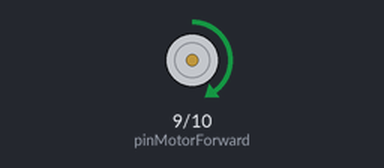
A sketch run on a simulated Arduino Uno, built with avr-gcc and run on an emulated ATmega328P. Shown: motor-driver pin pairs drawn as motors (green arrow = first pin HIGH = forward, orange = second pin HIGH = backward, longer = more drive, scaled by the enable pin). What the sketch prints to the serial monitor is not drawn.

Above: at 0.1 s.
At 22.1 s:
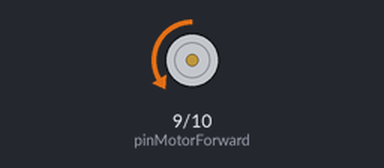
At 32.1 s:
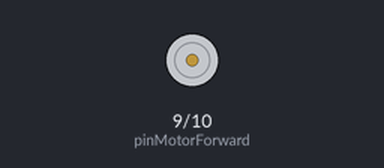
Timing chart, 0 to 35.6 s (numbered marks = the images above):
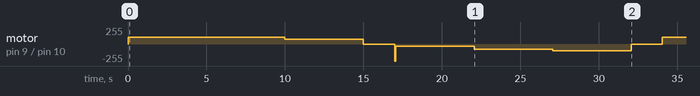

The sketch:

ninthProject_motor_hbridge_analogenable.ino
```cpp
int pinMotorForward = 9;
int pinMotorReverse = 10;
int pinMotorSpeed = 11;

const int off = 0;
const int forward = 1;
const int reverse = 2;
const int brake = 3;

void setup()
{
  Serial.begin(9600);
  Serial.println("Started");
  pinMode(pinMotorForward,OUTPUT);
  pinMode(pinMotorReverse,OUTPUT);
  motorSpeedAndDirection(off,0,0);
}

void loop()
{
  motorSpeedAndDirection(forward,100,5000);
  motorSpeedAndDirection(forward,75,5000);
  motorSpeedAndDirection(forward,30,5000);
  motorSpeedAndDirection(brake,0,2000);
  motorSpeedAndDirection(reverse,255,50);
  motorSpeedAndDirection(reverse,30,5000);
  motorSpeedAndDirection(reverse,75,5000);
  motorSpeedAndDirection(reverse,100,5000);
  motorSpeedAndDirection(brake,0,2000);
}

void motorSpeedAndDirection(int direction, int power, int duration)
{
  switch(direction)
  {
    case off:
      digitalWrite(pinMotorReverse, LOW);
      digitalWrite(pinMotorForward, LOW);
      analogWrite(pinMotorSpeed, 0);
      break;
    case forward:
      digitalWrite(pinMotorReverse, LOW);
      digitalWrite(pinMotorForward, HIGH);
      analogWrite(pinMotorSpeed, power);
      break;
    case reverse:
      digitalWrite(pinMotorReverse, HIGH);
      digitalWrite(pinMotorForward, LOW);
      analogWrite(pinMotorSpeed, power);
      break;
    case brake:
      digitalWrite(pinMotorReverse, HIGH);
      digitalWrite(pinMotorForward, HIGH);
      analogWrite(pinMotorSpeed, 255);
      break;
  }
  delay(duration);
  digitalWrite(pinMotorReverse, LOW);
  digitalWrite(pinMotorForward, LOW);
  analogWrite(pinMotorSpeed, 0);
}
```
